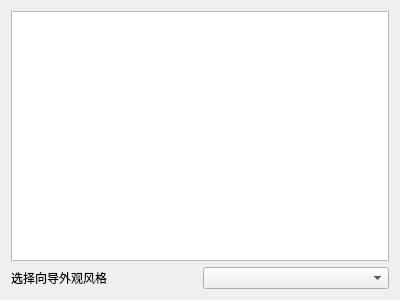
<?xml version="1.0" encoding="UTF-8"?>
<ui version="4.0">
 <class>IntroPage</class>
 <widget class="QWizardPage" name="IntroPage">
  <property name="geometry">
   <rect>
    <x>0</x>
    <y>0</y>
    <width>400</width>
    <height>300</height>
   </rect>
  </property>
  <property name="windowTitle">
   <string>WizardPage</string>
  </property>
  <layout class="QVBoxLayout" name="verticalLayout">
   <item>
    <widget class="QTextBrowser" name="textBrowserIntro"/>
   </item>
   <item>
    <layout class="QHBoxLayout" name="horizontalLayout">
     <item>
      <widget class="QLabel" name="label">
       <property name="text">
        <string>选择向导外观风格</string>
       </property>
      </widget>
     </item>
     <item>
      <widget class="QComboBox" name="comboBoxWizardStyle"/>
     </item>
    </layout>
   </item>
  </layout>
 </widget>
 <resources/>
 <connections/>
</ui>
